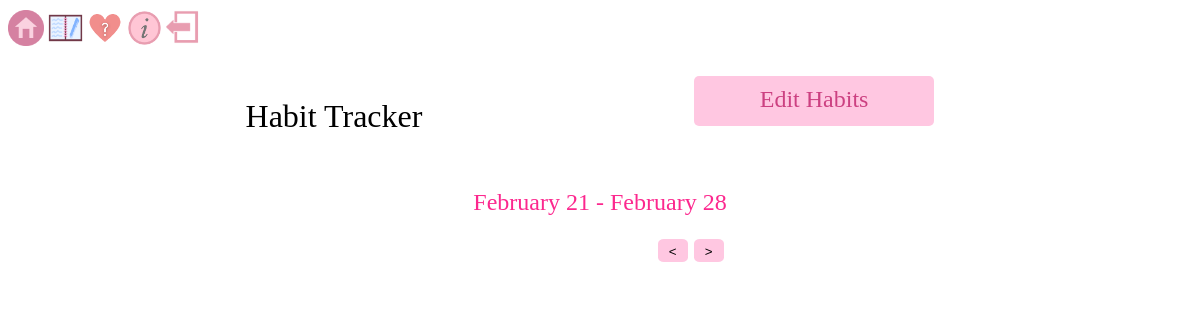
The app's page /habittracker (signed in), older data.
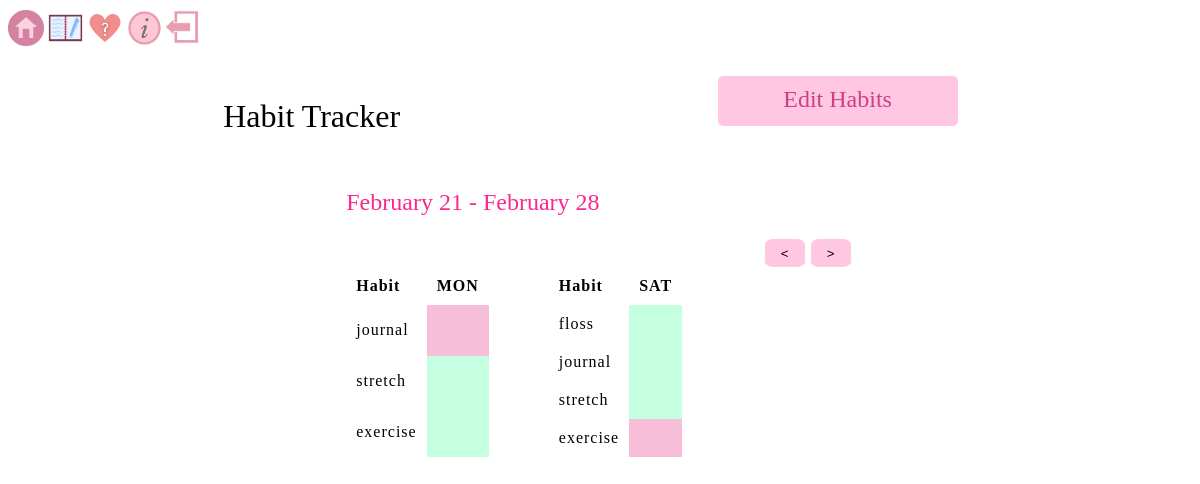
The same page, newer data.
### app/models.py (models this page shows, shortened)
class Habit(db.Model):
    id = db.Column(db.Integer, primary_key=True)
    habit_name = db.Column(db.String(50), unique=False, nullable=False)
    habit_done = db.Column(db.Boolean, default=False, nullable=False)
    user_id = db.Column(db.Integer, db.ForeignKey('user.id'), nullable=False)
    date = db.Column(db.Date, nullable=False, default=date.today())

### app/routes.py (the view)
@app.route("/habittracker")
@login_required
def habittracker():
    todays_date= date.today()
    lastweek= todays_date - timedelta(days=7)
    habit0 = Habit.query.filter_by(user_id=current_user.id, date=todays_date)
    if habit0.first() is None:
        habit0= 'Null'
    habit1 = Habit.query.filter_by(user_id=current_user.id, date=todays_date-timedelta(days=1))
    if habit1.first() is None:
        habit1= 'Null'
    habit2 = Habit.query.filter_by(user_id=current_user.id, date=todays_date-timedelta(days=2))
    if habit2.first() is None:
        habit2= 'Null'
    habit3 = Habit.query.filter_by(user_id=current_user.id, date=todays_date-timedelta(days=3))
    if habit3.first() is None:
        habit3= 'Null'
    habit4 = Habit.query.filter_by(user_id=current_user.id, date=todays_date-timedelta(days=4))
    if habit4.first() is None:
        habit4= 'Null'
    habit5 = Habit.query.filter_by(user_id=current_user.id, date=todays_date-timedelta(days=5))
    if habit5.first() is None:
        habit5= 'Null'
    habit6 = Habit.query.filter_by(user_id=current_user.id, date=todays_date-timedelta(days=6))
    if habit6.first() is None:
        habit6= 'Null'
    return render_template("habittracker.html", todays_date=todays_date, lastweek=lastweek, habit1=habit1, habit2=habit2, habit3=habit3, habit4=habit4, habit5=habit5, habit6=habit6, habit0=habit0, title="Habit Tracker")

### app/models.py (called while the page is built)
@login_manager.user_loader
def load_user(user_id):
    return User.query.get(int(user_id))

### app/templates/habittracker.html (shortened to what this page needs)
<!doctype html>
<html lang="en">
    <head>
        <link rel="stylesheet" href="static\habit.css">
        <div>
            <a class="nav-link" href="/mainpage"><img src="static\images\home.png " width="3%"></a>
            <a class="nav-link" href="/journal"><img src="static\images\journal_icon.png " width="3%"></a>
            <a class="nav-link" href="/moodtracker"><img src="static\images\moodtracker_icon.png " width="3%"></a>
            <a class="nav-link" href="/info"><img src="static\images\information_icon.png " width="3%"></a>
            <a class="nav-link" href="/"><img src="static\images\logout_icon.png " width="3%"></a>
        </div>
    </head>
    <body >
        <div class="container">
            <a id="habit_button" href="/habit_update">Edit Habits</a>
            <h1> Habit Tracker </h1>
            <div id="week">
                <h2>{{ lastweek.strftime("%B %d") }} - {{ todays_date.strftime("%B %d") }}</h2>
                <form action= "/nexthabittracker" method="POST" id="nextButton" >
                    <input type="submit" value=">">
                </form>
                <form action= "/prevhabittracker" method="POST" id="backButton" >
                    <input type="submit" value="<">
                </form>
                <div class="days">
                    {% if habit0 != 'Null' %}
                        <table class="sun">
                            <thead>
                                <tr>
                                    <th scope="col" style="text-align: left;">Habit</th>
                                    <th scope="col">{{ habit0[0].date.strftime("%a")|upper }}   </th>
                                </tr>
                            </thead><br/>
                            <tbody>
                                {% for habit in habit0 %}
                                    <tr>
                                        <td scope="row" id="habit"> {{ habit.habit_name }}  </td>
                                        {% if habit.habit_done == True %}
                                            <td id ="habit0t"></td>
                                        {% elif habit.habit_done == False %}
                                            <td id ="habit0f"></td>
                                        {% endif %}
                                    </tr>
                                {% endfor %}
                            </tbody>
                        </table>
                    {% endif %}
                    {% if habit2 != 'Null' %}
                        <table class="tue">
                            <thead>
                                <tr>
                                    <th scope="col" style="text-align: left;">Habit</th>
                                    <th  scope="col"> {{ habit2[0].date.strftime("%a")|upper  }} </th>
                                </tr>
                            </thead><br/>
                            <tbody>
                                {% for habit in habit2 %}
                                    <tr>
                                        <td scope="row" id="habit"> {{ habit.habit_name }}  </td>
                                        {% if habit.habit_done == True %}
                                            <td id ="habit2t"></td>
                                        {% elif habit.habit_done == False %}
                                            <td id ="habit2f"></td>
                                        {% endif %}
                                    </tr>
                                {% endfor %}
                            </tbody>
                        </table>
                    {% endif %}
                </div>
            </div>
        </div>
    </body>
</html>

### app/static/habit.css (style rules this page uses)
body { font-family: serif; }
.container { display: grid; width: fixed; height: fixed; margin: 2%; display: grid; padding: 3px; grid-gap: 10px; grid-template-areas: "title blank edit" "habits habits habits" }
h1 { grid-area: title; font-weight: normal; overflow: auto; height: 40px; text-align: right; padding-right: 5%; }
input[type="submit"] { background: none; border: none; }
#habit_button { grid-area: edit; overflow: auto; height: 30px; width: 220px; background: rgb(255, 199, 225); color: rgb(204, 64, 129); font-size: x-large; padding: 10px; margin: 0px; text-align: center; border-radius: 5px; text-decoration: none; }
#week { justify-self: center; grid-area: habits; overflow: auto; min-height: 200px; min-width: 60px; max-width: 80vw; }
h2 { color: #FC288E; font-weight: normal; }
td, th { padding: 10px; }
table { letter-spacing: 1px; border-collapse: collapse; }
#backButton, #nextButton { float: right; padding-top: 1%; padding-bottom: 1%; padding-left: 2%; padding-right: 2%; border-radius: 20%; background-color: rgb(255, 199, 225); color: white; margin: 3px; }
.days { width: fixed; height: fixed; margin-top: 10%; display: grid; grid-gap: 30px; grid-template-areas: "sun mon tue wed thu fri sat" }
.sun { grid-area: sun; overflow: auto; width: 100px; }
.tue { grid-area: tue; overflow: auto; width: 100px; }

### app/templates/habittracker.html (style rules this page uses)
#habit0f { background-color: #F7BED9; }
#habit0t { background-color: #C4FFE1; }
#habit2t { background-color: #C4FFE1; }
#habit2f { background-color: #F7BED9; }

Row changes from the older to the newer data that the page shows:
added Habit: date "MON", habit_name "journal", habit_done False (drawn), shown under "February 21 - February 28"
added Habit: habit_name "stretch", habit_done True (drawn), shown under "February 21 - February 28"
added Habit: habit_name "exercise", habit_done True (drawn), shown under "February 21 - February 28"
added Habit: date "SAT", habit_name "floss", habit_done True (drawn)
added Habit: habit_name "journal", habit_done True (drawn)
added Habit: habit_name "stretch", habit_done True (drawn)
added Habit: habit_name "exercise", habit_done False (drawn)
Text that changed along with them:
text now shown: "Habit Habit"
